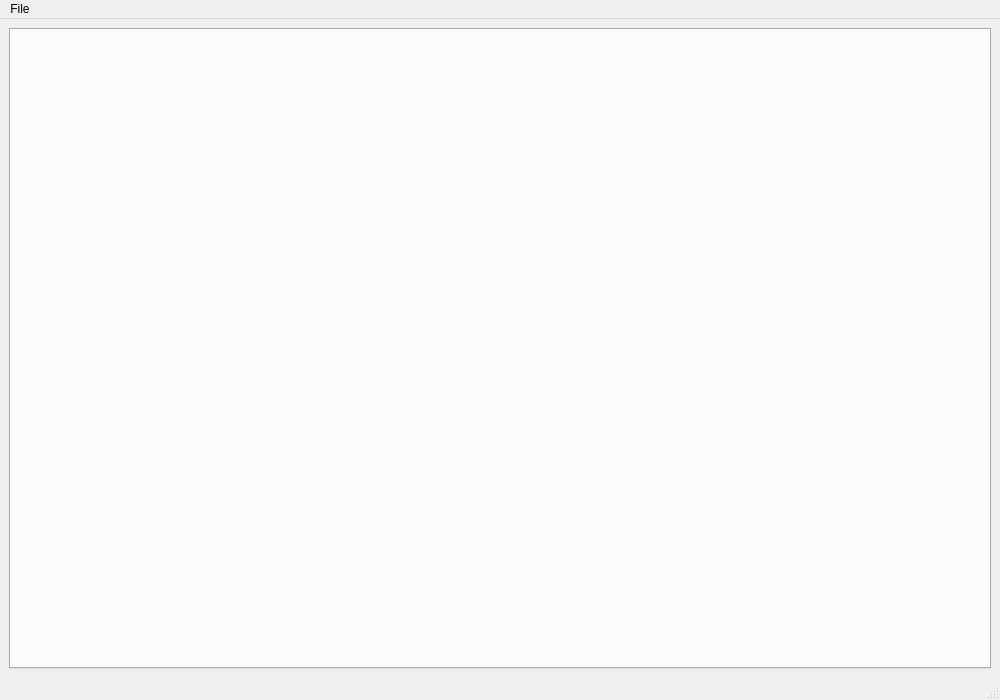
<?xml version="1.0" encoding="UTF-8"?>
<ui version="4.0">
 <class>MainWindow</class>
 <widget class="QMainWindow" name="MainWindow">
  <property name="geometry">
   <rect>
    <x>0</x>
    <y>0</y>
    <width>1000</width>
    <height>700</height>
   </rect>
  </property>
  <property name="windowTitle">
   <string>PNP Asset Management System - Tynaxae Systems</string>
  </property>
  <widget class="QWidget" name="centralwidget">
   <layout class="QVBoxLayout" name="verticalLayout">
    <item>
     <widget class="QTabWidget" name="tabWidget">
      <property name="currentIndex">
       <number>0</number>
      </property>
     </widget>
    </item>
   </layout>
  </widget>
  <widget class="QMenuBar" name="menubar">
   <property name="geometry">
    <rect>
     <x>0</x>
     <y>0</y>
     <width>1000</width>
     <height>22</height>
    </rect>
   </property>
   <widget class="QMenu" name="menuFile">
    <property name="title">
     <string>File</string>
    </property>
    <addaction name="actionEdit_Profile"/>
    <addaction name="actionLogout"/>
    <addaction name="actionExit"/>
   </widget>
   <addaction name="menuFile"/>
  </widget>
  <widget class="QStatusBar" name="statusbar"/>
  <action name="actionEdit_Profile">
   <property name="text">
    <string>Edit Profile</string>
   </property>
  </action>
  <action name="actionLogout">
   <property name="text">
    <string>Logout</string>
   </property>
  </action>
  <action name="actionExit">
   <property name="text">
    <string>Exit</string>
   </property>
  </action>
 </widget>
 <resources/>
 <connections/>
</ui>
